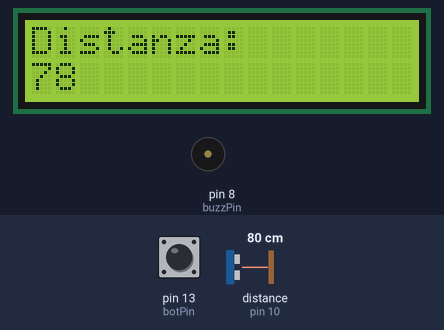
Bench run of a sketch on a simulated Arduino Uno, built with avr-gcc and run on an emulated ATmega328P. On the bench: 16×2 character LCD, buzzer (waves = sounding, pin HIGH). Wiring (inferred from the names in the program): ultrasonic range finder: trigger pin 9; echo pin 10. The inputs (shaded band) are chosen by the test bench; at power-on: pin 13 (botPin) LOW, distance to the obstacle (sensor on pin 10) 80 cm. The echo pulse lasts 58.3 µs per cm; pins used as bus, display or sensor lines are not drawn; what the sketch prints to the serial monitor is not drawn.

Above: at 1.2 s.
1.3 s: pin 13 (botPin) pulled HIGH for 0.25 s
At 2.1 s:
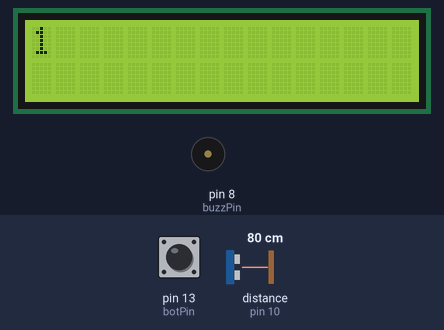
4.5 s: distance to the obstacle (sensor on pin 10) set to 2 cm
At 5.94 s:
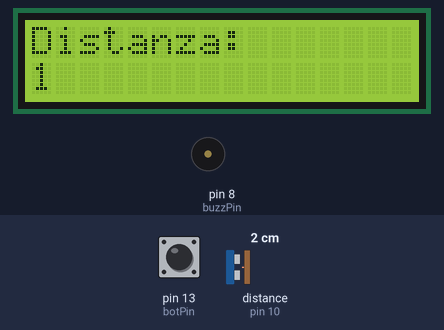
6.8 s: pin 13 (botPin) pulled HIGH for 1 s
At 9.8 s:
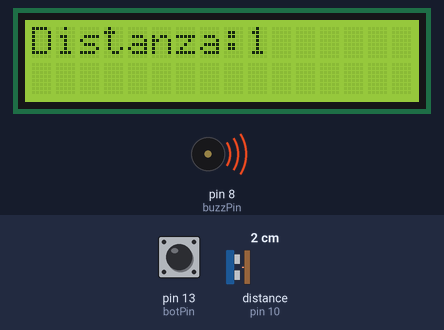
10.3 s: distance to the obstacle (sensor on pin 10) set to 4 cm
At 11.47 s:
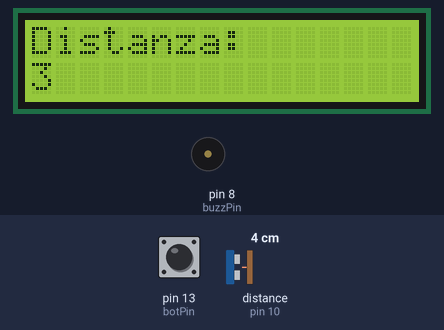
12.8 s: distance to the obstacle (sensor on pin 10) set to 9 cm
At 12.9 s:
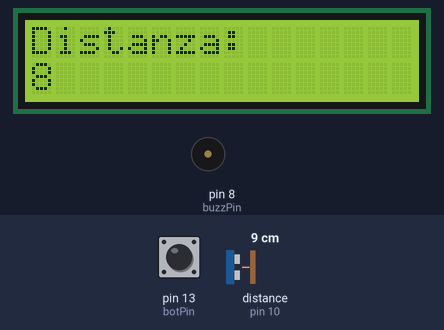
Timing chart, 0 to 15.3 s (numbered marks = the images above; inputs shaded):
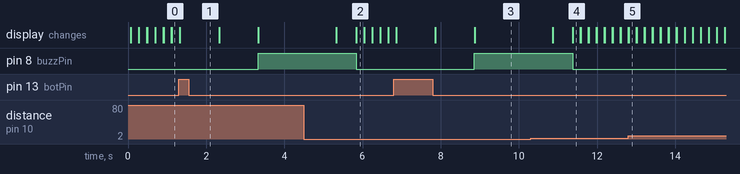

The sketch:

DistanzaBottone.ino
```cpp
//Lo scopo è di misurare una distanza e mostrarla sull'lcd
//Include la libreria per lo schermo
#include <LiquidCrystal.h>
//Stabilisce i pin dell'lcd
int rs=12;
int e=11;
int D4=5;
int D5=4;
int D6=3;
int D7=2;
//Stabilisce i pin del sensore
int triggerPin=9;
int echoPin=10;
//Stabilisce le variabili usate dal sensore
long duration;
int distance;
//Stabilisce i pin del bottone
int botPin=13;
//Stabilisce la variabile per leggere lo stato del bottone (HIGH,LOW)
int botStatus;
//Inizializza buzzpin che attiva anche il led
int buzzPin=8;
//Inizializza l'lcd con i pin stabiliti sopra
LiquidCrystal lcd(rs,e,D4,D5,D6,D7);
void setup()
{
  //inizializza i pin
  pinMode(triggerPin,OUTPUT);
  pinMode(echoPin,INPUT);
  pinMode(buzzPin,OUTPUT);
  pinMode(botPin,INPUT);

  //Inizializza la console
  Serial.begin(9600);

  //inizializza l'lcd con le seguenti dimensioni
  lcd.begin(16,2);
 }
void loop()
{
  //Legge lo stato del bottone
  botStatus=digitalRead(botPin);
  //Reset dello schermo e del sensore
  lcd.clear();
  digitalWrite(triggerPin,LOW);
  delayMicroseconds(2);

  //Manda un impulso con il sensore
  digitalWrite(triggerPin,HIGH);
  delayMicroseconds(10);
  digitalWrite(triggerPin,LOW);
  duration=pulseIn(echoPin, HIGH);

  //Calcola la distanza
  distance=duration*0.034/2;

   //determina se il bottone è stato sciacciato
  if (botStatus == HIGH)
  {
  //Inzia un timer di 2 secondi e poi printa la distanza misurata facendo anche suonare il buzzer
  lcd.print("1");
  delay(1000);
  lcd.clear();
  lcd.print("2");
  delay(1000);
  lcd.clear();
  digitalWrite(buzzPin, HIGH);
  lcd.print("Distanza:");
  lcd.print(distance);
  delay(2000);
  lcd.clear();
  delay(500);


  }
  else
  {

  //Manda l'output alla console e allo schermo
  Serial.println(distance);
  lcd.print("Distanza: ");
  lcd.setCursor(0,1);

  //Se la distanza è > di 500 dà errore
  if (distance <=500)
  {
    //Spegne il led e il buzzer se accesi
    digitalWrite(buzzPin,LOW);
    //Mostra sull'lcd la distanza
    lcd.print(distance);
  }
  else
  {
    //Accende il buzzer e il led
    digitalWrite(buzzPin,HIGH);
    //Mostra un errore sul lcd
    lcd.print("errore");
  }
  //Delay finale
  delay(200);
  }
}
```

Measured:
- after the input at 1.3 s, pin 8 (buzzPin): LOW → HIGH after 2.0 s; the display: first differs from a run without the input at once (image 1)
- after the input at 6.8 s, pin 8 (buzzPin): LOW → HIGH after 2.1 s; the display: first differs from a run without the input after 0.06 s (image 3 shows a later state)
- after the input at 12.8 s, the display: first differs from a run without the input at once (image 5)
